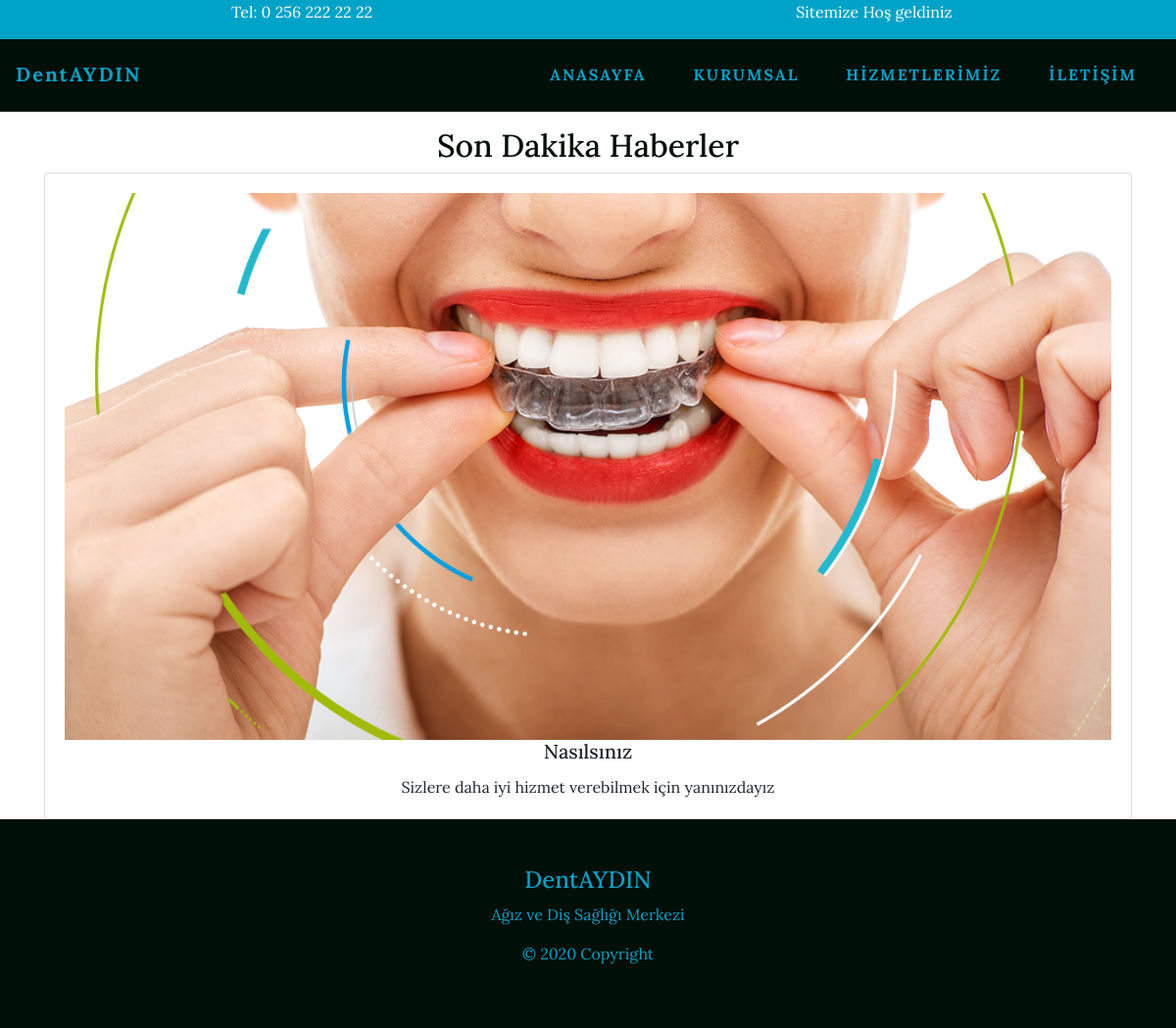
/posts/3/, run on the app's committed database.
### news/models.py (models this page shows, shortened)
class LatestPost(models.Model):
    LatestTitle = models.CharField(max_length=100, verbose_name="Başlık")
    LatestImage = models.ImageField(upload_to='images/', null=True)
    LatestContent = RichTextField(verbose_name="İçerik")
    date = models.DateTimeField(auto_now_add=True)

### news/views.py (the view)
# urls.py: path('posts/<int:id>/', LatestPostDetail.as_view(), name="latestpost_detail")
class LatestPostDetail(DetailView):
    model = LatestPost
    template_name = "posts/latestpost_detail.html"
    queryset = LatestPost.objects.all()
    def get_object(self):
        id_ = self.kwargs.get("id")
        return get_object_or_404(LatestPost, id=id_)

### templates/posts/latestpost_detail.html
{% extends 'base.html' %} {% block content %} {% load static %}
<div class="container">
    <div class="row mt-3">
        <div class="col-sm-12 text-center">
            <h2>Son Dakika Haberler</h2>
            <div class="card" style="width: auto;">
                <div class="card-body">
                    <img class="card-img-top img-fluid" src="{{object.LatestImage.url}}" />
                    <h5 class="card-title">{{object.LatestTitle}}</h5>
                    <p class="card-text">{{object.LatestContent|safe}}</p>
                </div>
            </div>
        </div>
</div>
</div>
{% endblock content%}

### static/css/main.css (style rules this page uses)
* { padding: 0; margin: 0; box-sizing: border-box; }
body { font-family: "Lora", serif; }
h2 { color: #000F08; }

### data on the page
LatestPost: LatestImage (picture), LatestTitle "Nasılsınız", LatestContent "Sizlere daha iyi hizmet verebilmek için yanınızdayız"
